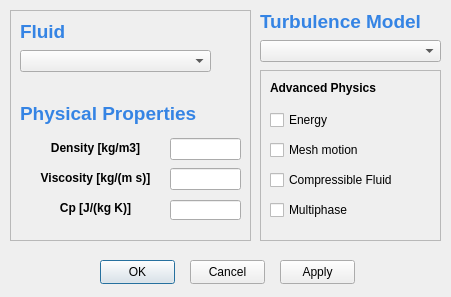
<?xml version="1.0" encoding="UTF-8"?>
<ui version="4.0">
 <class>physicalPropertiesDialog</class>
 <widget class="QDialog" name="physicalPropertiesDialog">
  <property name="geometry">
   <rect>
    <x>0</x>
    <y>0</y>
    <width>451</width>
    <height>297</height>
   </rect>
  </property>
  <property name="windowTitle">
   <string>Physical Properties</string>
  </property>
  <widget class="QComboBox" name="comboBoxTurbulenceModels">
   <property name="geometry">
    <rect>
     <x>260</x>
     <y>40</y>
     <width>181</width>
     <height>22</height>
    </rect>
   </property>
  </widget>
  <widget class="QLabel" name="label_6">
   <property name="geometry">
    <rect>
     <x>260</x>
     <y>10</y>
     <width>171</width>
     <height>21</height>
    </rect>
   </property>
   <property name="text">
    <string>&lt;html&gt;&lt;head/&gt;&lt;body&gt;&lt;p&gt;&lt;span style=&quot; font-size:14pt; font-weight:600; color:#3584e4;&quot;&gt;Turbulence Model&lt;/span&gt;&lt;/p&gt;&lt;/body&gt;&lt;/html&gt;</string>
   </property>
  </widget>
  <widget class="QFrame" name="frame">
   <property name="geometry">
    <rect>
     <x>260</x>
     <y>70</y>
     <width>181</width>
     <height>171</height>
    </rect>
   </property>
   <property name="frameShape">
    <enum>QFrame::Shape::StyledPanel</enum>
   </property>
   <property name="frameShadow">
    <enum>QFrame::Shadow::Sunken</enum>
   </property>
   <widget class="QLabel" name="label_7">
    <property name="geometry">
     <rect>
      <x>10</x>
      <y>10</y>
      <width>131</width>
      <height>16</height>
     </rect>
    </property>
    <property name="text">
     <string>&lt;html&gt;&lt;head/&gt;&lt;body&gt;&lt;p&gt;&lt;span style=&quot; font-weight:600;&quot;&gt;Advanced Physics&lt;/span&gt;&lt;/p&gt;&lt;/body&gt;&lt;/html&gt;</string>
    </property>
   </widget>
   <widget class="QCheckBox" name="checkBoxDynamicMesh">
    <property name="geometry">
     <rect>
      <x>10</x>
      <y>70</y>
      <width>121</width>
      <height>20</height>
     </rect>
    </property>
    <property name="text">
     <string>Mesh motion</string>
    </property>
   </widget>
   <widget class="QCheckBox" name="checkBoxCompressibleFluid">
    <property name="geometry">
     <rect>
      <x>10</x>
      <y>100</y>
      <width>151</width>
      <height>20</height>
     </rect>
    </property>
    <property name="text">
     <string>Compressible Fluid</string>
    </property>
   </widget>
   <widget class="QCheckBox" name="checkBoxMultiphase">
    <property name="geometry">
     <rect>
      <x>10</x>
      <y>130</y>
      <width>101</width>
      <height>20</height>
     </rect>
    </property>
    <property name="text">
     <string>Multiphase</string>
    </property>
   </widget>
   <widget class="QCheckBox" name="checkBoxEnergy">
    <property name="geometry">
     <rect>
      <x>10</x>
      <y>40</y>
      <width>121</width>
      <height>20</height>
     </rect>
    </property>
    <property name="text">
     <string>Energy </string>
    </property>
   </widget>
  </widget>
  <widget class="QPushButton" name="pushButtonOK">
   <property name="geometry">
    <rect>
     <x>100</x>
     <y>260</y>
     <width>75</width>
     <height>24</height>
    </rect>
   </property>
   <property name="text">
    <string>OK</string>
   </property>
  </widget>
  <widget class="QPushButton" name="pushButtonCancel">
   <property name="geometry">
    <rect>
     <x>190</x>
     <y>260</y>
     <width>75</width>
     <height>24</height>
    </rect>
   </property>
   <property name="text">
    <string>Cancel</string>
   </property>
  </widget>
  <widget class="QFrame" name="frame_3">
   <property name="geometry">
    <rect>
     <x>10</x>
     <y>10</y>
     <width>241</width>
     <height>231</height>
    </rect>
   </property>
   <property name="frameShape">
    <enum>QFrame::Shape::StyledPanel</enum>
   </property>
   <property name="frameShadow">
    <enum>QFrame::Shadow::Sunken</enum>
   </property>
   <widget class="QLineEdit" name="lineEditMu">
    <property name="geometry">
     <rect>
      <x>160</x>
      <y>158</y>
      <width>71</width>
      <height>22</height>
     </rect>
    </property>
   </widget>
   <widget class="QLabel" name="label_3">
    <property name="geometry">
     <rect>
      <x>20</x>
      <y>158</y>
      <width>131</width>
      <height>21</height>
     </rect>
    </property>
    <property name="text">
     <string>&lt;html&gt;&lt;head/&gt;&lt;body&gt;&lt;p align=&quot;center&quot;&gt;&lt;span style=&quot; font-weight:600;&quot;&gt;Viscosity [kg/(m s)]&lt;/span&gt;&lt;/p&gt;&lt;/body&gt;&lt;/html&gt;</string>
    </property>
    <property name="alignment">
     <set>Qt::AlignmentFlag::AlignRight|Qt::AlignmentFlag::AlignTrailing|Qt::AlignmentFlag::AlignVCenter</set>
    </property>
   </widget>
   <widget class="QLineEdit" name="lineEditRho">
    <property name="geometry">
     <rect>
      <x>160</x>
      <y>128</y>
      <width>71</width>
      <height>22</height>
     </rect>
    </property>
   </widget>
   <widget class="QLabel" name="label_2">
    <property name="geometry">
     <rect>
      <x>20</x>
      <y>128</y>
      <width>131</width>
      <height>20</height>
     </rect>
    </property>
    <property name="text">
     <string>&lt;html&gt;&lt;head/&gt;&lt;body&gt;&lt;p align=&quot;center&quot;&gt;&lt;span style=&quot; font-weight:600;&quot;&gt;Density [kg/m3]&lt;/span&gt;&lt;/p&gt;&lt;/body&gt;&lt;/html&gt;</string>
    </property>
   </widget>
   <widget class="QLabel" name="label_4">
    <property name="geometry">
     <rect>
      <x>20</x>
      <y>188</y>
      <width>131</width>
      <height>20</height>
     </rect>
    </property>
    <property name="text">
     <string>&lt;html&gt;&lt;head/&gt;&lt;body&gt;&lt;p align=&quot;center&quot;&gt;&lt;span style=&quot; font-weight:600;&quot;&gt;Cp [J/(kg K)]&lt;/span&gt;&lt;/p&gt;&lt;/body&gt;&lt;/html&gt;</string>
    </property>
    <property name="alignment">
     <set>Qt::AlignmentFlag::AlignRight|Qt::AlignmentFlag::AlignTrailing|Qt::AlignmentFlag::AlignVCenter</set>
    </property>
   </widget>
   <widget class="QLabel" name="label">
    <property name="geometry">
     <rect>
      <x>10</x>
      <y>10</y>
      <width>51</width>
      <height>21</height>
     </rect>
    </property>
    <property name="text">
     <string>&lt;html&gt;&lt;head/&gt;&lt;body&gt;&lt;p&gt;&lt;span style=&quot; font-size:14pt; font-weight:600; color:#3584e4;&quot;&gt;Fluid&lt;/span&gt;&lt;/p&gt;&lt;/body&gt;&lt;/html&gt;</string>
    </property>
   </widget>
   <widget class="QComboBox" name="comboBoxFluids">
    <property name="geometry">
     <rect>
      <x>10</x>
      <y>40</y>
      <width>191</width>
      <height>22</height>
     </rect>
    </property>
    <property name="currentText">
     <string/>
    </property>
   </widget>
   <widget class="QLineEdit" name="lineEditCp">
    <property name="geometry">
     <rect>
      <x>160</x>
      <y>190</y>
      <width>71</width>
      <height>20</height>
     </rect>
    </property>
    <property name="text">
     <string/>
    </property>
   </widget>
   <widget class="QLabel" name="label_8">
    <property name="geometry">
     <rect>
      <x>10</x>
      <y>88</y>
      <width>181</width>
      <height>31</height>
     </rect>
    </property>
    <property name="text">
     <string>&lt;html&gt;&lt;head/&gt;&lt;body&gt;&lt;p&gt;&lt;span style=&quot; font-size:14pt; font-weight:600; color:#3584e4;&quot;&gt;Physical Properties&lt;/span&gt;&lt;/p&gt;&lt;/body&gt;&lt;/html&gt;</string>
    </property>
   </widget>
  </widget>
  <widget class="QPushButton" name="pushButtonApply">
   <property name="geometry">
    <rect>
     <x>280</x>
     <y>260</y>
     <width>75</width>
     <height>24</height>
    </rect>
   </property>
   <property name="text">
    <string>Apply</string>
   </property>
  </widget>
 </widget>
 <resources/>
 <connections/>
</ui>
